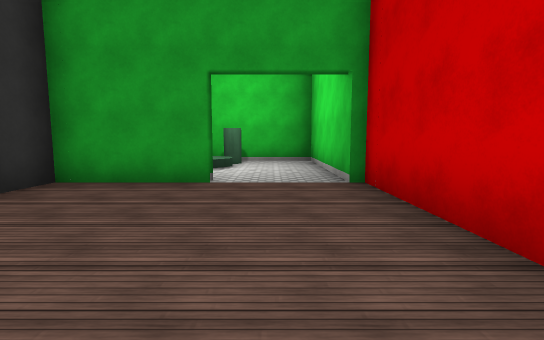
[1] (above)

16 first-person views from a walk through a Unity game level. The camera is 1.4 m above the floor, tilts 6° down and sees 85° across. The floor is counted in squares, 2 m on a side. Each view is taken from the middle of a square. On the plan, view 1 faces up. The plan holds only what a view shows up to about 10 squares ahead; the rest is blank. The player character is not drawn. Surface patterns are stand-ins for the level's own textures.

[2]
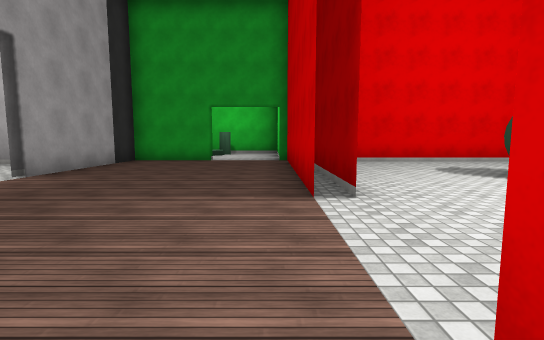

[3]
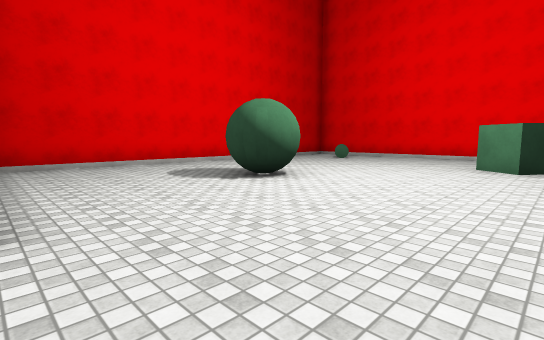

[4]
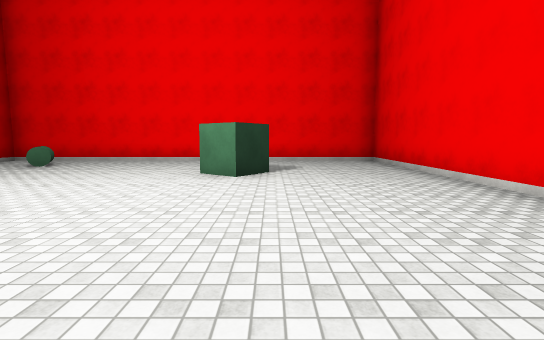

[5]
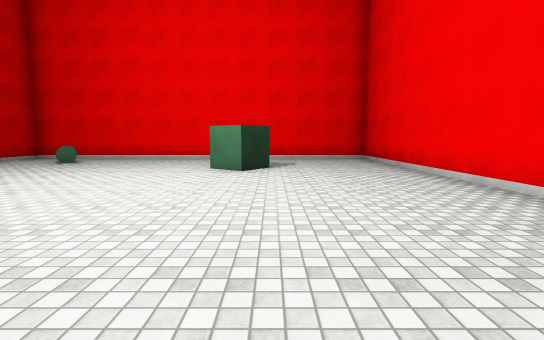

[6]
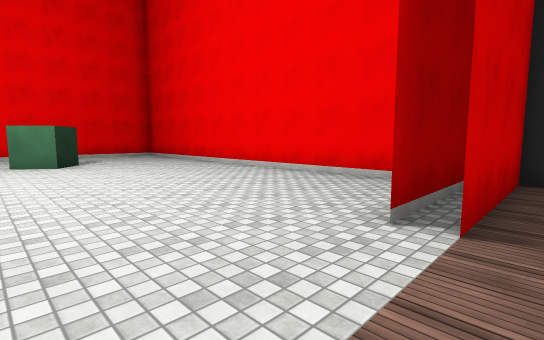

[7]
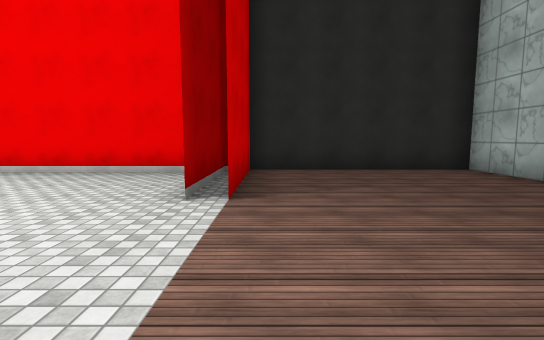

[8]
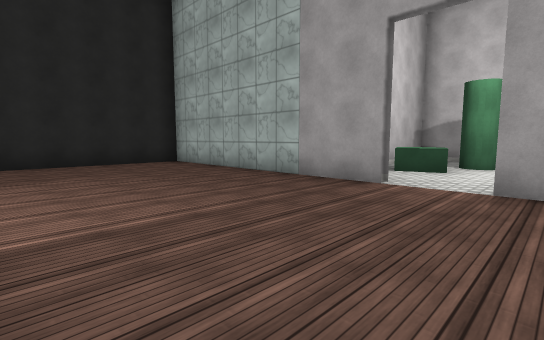

[9]
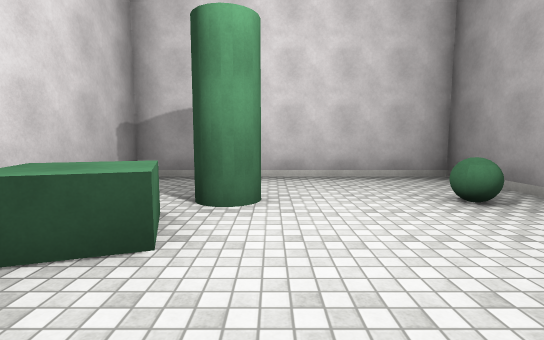

[10]
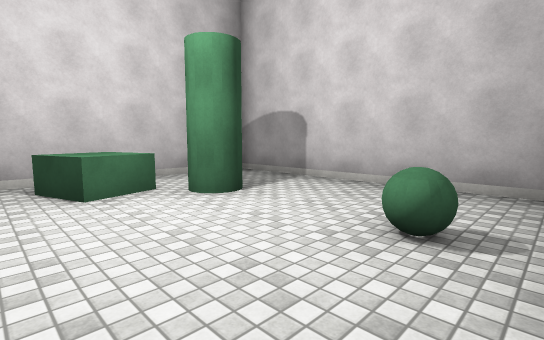

[11]
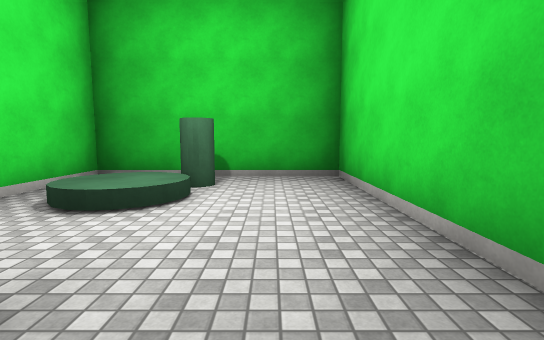

[12]
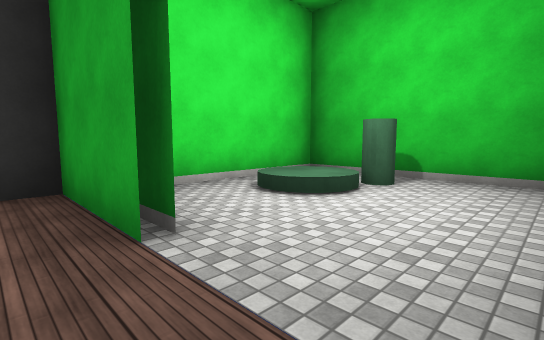

[13]
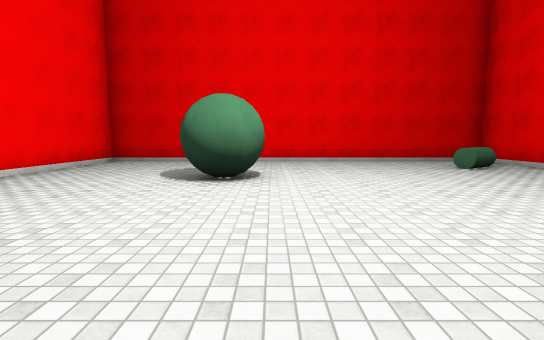

[14]
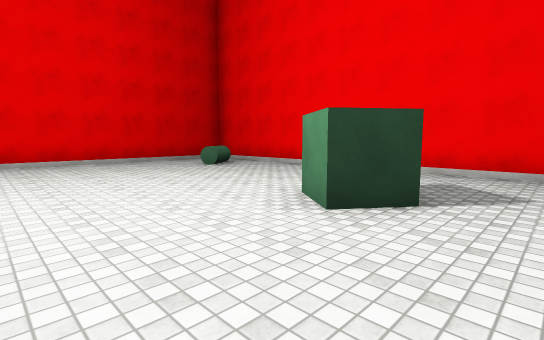

[15]
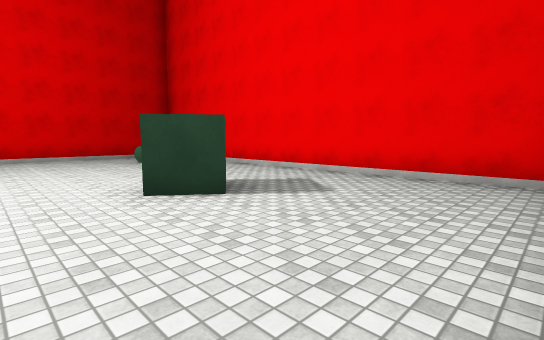

[16]
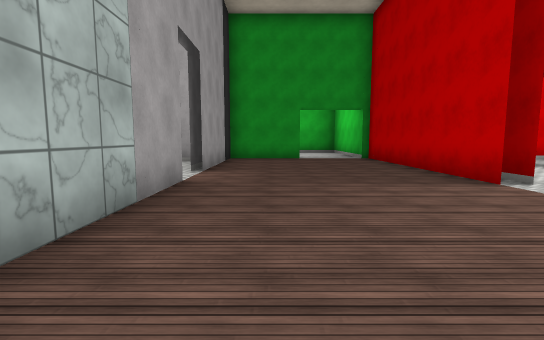

### Floor plan
Ten units are one square. View 1 is at (0, 0); x grows to the right and y downward. Boxes are objects, and circles mark ways between rooms. Rooms are numbered by the first view taken in them; rooms with no view inside come last. Other rooms are left out.
<svg viewBox="-100 -100 240 182">
<path fill="none" stroke="#000" d="M20 16 20 -20M15 16 15 -48M20 72 20 44M19 73 135 73 135 -42 20 -42 20 -4M-35 10 -35 77 15 77 15 44M-9 -48 -35 -48 -35 -4M-9 -50 -18 -50M-37 -15 -37 -4M-45 -33 -95 -33 -95 25 -51 25M13 -48 13 -95 -32 -95 -32 -61"/>
<rect x="95" y="25" width="10" height="20" fill="#bbb"><title>cube</title></rect>
<rect x="115" y="-25" width="10" height="10" fill="#bbb"><title>cylinder</title></rect>
<rect x="-75" y="-5" width="10" height="20" fill="#bbb"><title>cylinder</title></rect>
<rect x="-75" y="-25" width="10" height="10" fill="#bbb"><title>ball</title></rect>
<rect x="-65" y="5" width="10" height="20" fill="#bbb"><title>block</title></rect>
<rect x="-15" y="-85" width="10" height="10" fill="#bbb"><title>cylinder</title></rect>
<circle cx="-40" cy="5" r="3" fill="#2a7"/>
<circle cx="5" cy="-50" r="3" fill="#2a7"/>
<text x="50" y="20">1</text>
<text x="-70" y="0">2</text>
<text x="-10" y="-70">3</text>
</svg>
Room 1 opens to room 2. Room 1 opens to room 3.

Where each view was taken, in squares from view 1:
view 1: 0 up, 0 right, facing up
view 2: 5 down, 1 right, facing up
view 3: 4 down, 2 right, facing up-right
view 4: 4 down, 4 right, facing right
view 5: 4 down, 3 right, facing right
view 6: 2 down, 1 right, facing down-right
view 7: 1 down, 1 right, facing down
view 8: 1 up, 1 right, facing down-left
view 9: 0 up, 4 left, facing left
view 10: 3 up, 5 left, facing down-left
view 11: 4 up, 0 right, facing up
view 12: 4 up, 1 right, facing up-left
view 13: 5 down, 7 right, facing up
view 14: 5 down, 7 right, facing up-right
view 15: 7 down, 8 right, facing up-right
view 16: 6 down, 2 left, facing up
